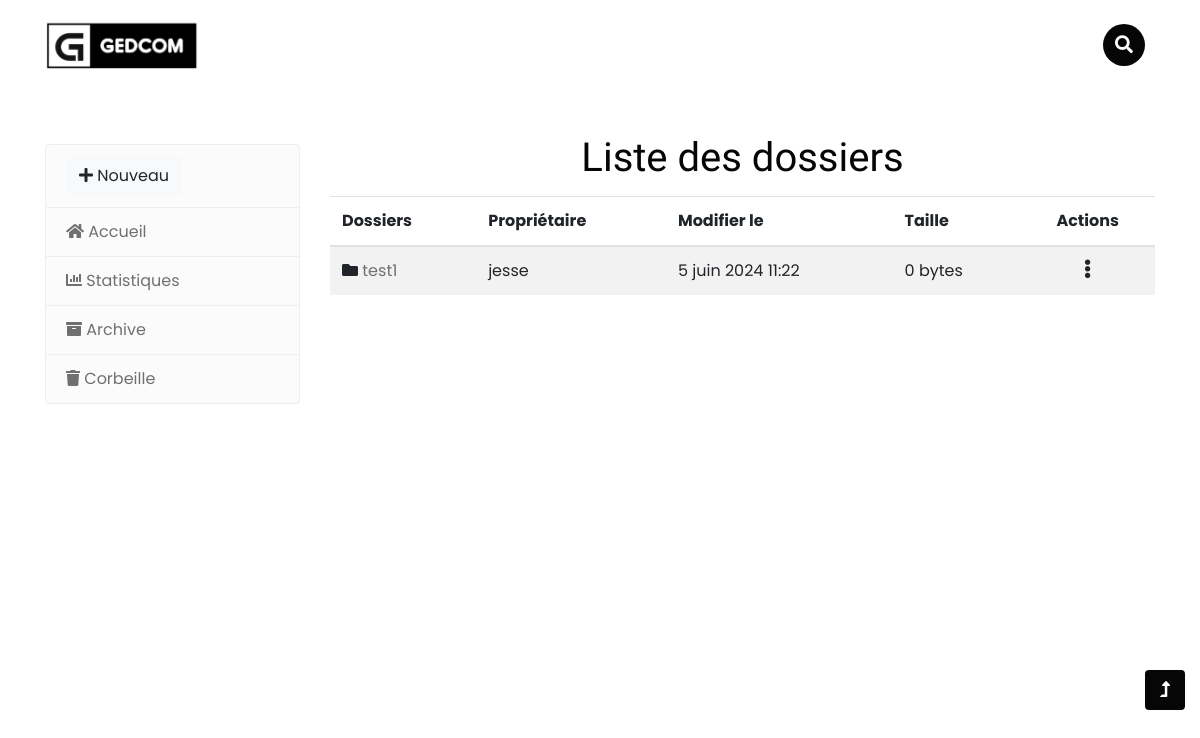
Page /directory/19/ (signed in) on the committed database.
### ged/models.py (models this page shows, shortened)
class Directory(models.Model):
    name = models.CharField(max_length=100)
    parent = models.ForeignKey('self', null=True, blank=True, related_name='subdirectories', on_delete=models.CASCADE)
    created_at = models.DateTimeField(auto_now_add=True)
    owner = models.ForeignKey(User, on_delete=models.CASCADE)
    last_modified = models.DateTimeField(auto_now=True)
    size = models.IntegerField(default=0)

### ged/views.py (the view)
# urls.py: path('directory/<int:pk>/', views.directory_detail, name='directory_detail'),
@login_required
def directory_detail(request, pk):
    directory = get_object_or_404(Directory, pk=pk)
    subdirectories = directory.subdirectories.all()
    documents = Document.objects.filter(directory=directory)
    return render(request, 'ged/detail.html', {
        'directory': directory,
        'subdirectories': subdirectories,
        'documents': documents,
    })

### ged/templates/ged/detail.html (shortened to what this page needs)
{% extends 'base.html' %}
{% block content %}
    <div class="col-md-9">
        <h1 class="text-center">Liste des dossiers</h1><br>
        <table class="table table-striped">
            <thead>
                <tr>
                    <th>Dossiers</th>
                    <th>Propriétaire</th>
                    <th>Modifier le</th>
                    <th>Taille</th>
                    <th class="text-center">Actions</th>
                </tr>
            </thead>
            <tbody>
                {% for subdirectory in subdirectories %}
                    <tr>
                        <td>
                            <i class="fa fa-folder"></i>
                            <a href="{% url 'directory_detail' subdirectory.id %}">{{ subdirectory.name }}</a>
                        </td>
                        <td>{{ subdirectory.owner.username }}</td>
                        <td>{{ subdirectory.last_modified }}</td>
                        <td>{{ subdirectory.size }} bytes</td>
                        <td class="text-center">
                            <div class="dropdown d-inline">
                                <span class="dropdown-toggle" id="dropdownMenuButton{{ subdirectory.id }}" data-toggle="dropdown" aria-haspopup="true" aria-expanded="false">
                                    <i class="fas fa-ellipsis-v"></i>
                                </span>
                            </div>
                        </td>
                    </tr>
                {% endfor %}
            </tbody>
        </table>
    </div>
{% endblock %}

### ged/templates/ged/detail.html (style rules this page uses)
.dropdown-toggle .fa-ellipsis-v { transition: transform 0.3s ease-in-out; font-size: 1.2rem; }

### rows in the picture
Directory: name "test1", owner.username "jesse", last_modified "5 juin 2024 11:22", size "0"
